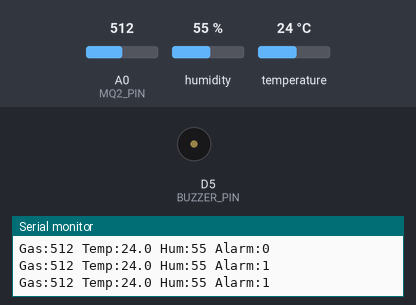
A sketch run on a simulated ESP8266 (Wemos D1 mini). Parts: buzzer (waves = sounding, pin HIGH), the last lines printed to the serial monitor. The inputs (shaded band) are chosen by the test bench; at power-on: A0 (MQ2_PIN) = 512, humidity 55 %, temperature 24 °C.

Above: at 22.9 s.
23.0 s: A0 (MQ2_PIN) set to 408
26.5 s: A0 (MQ2_PIN) set to 391
At 28.4 s:
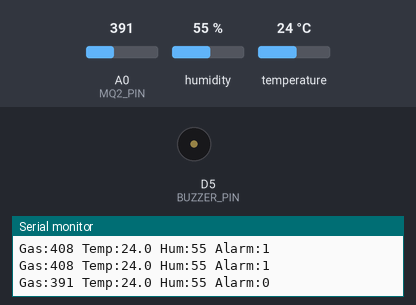
30.0 s: A0 (MQ2_PIN) set to 410
At 30.16 s:
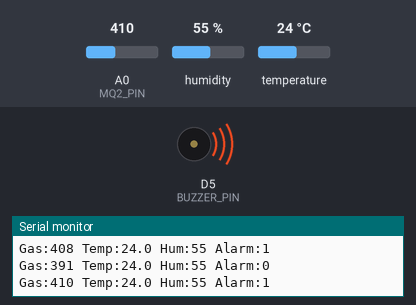
Timing chart, 0 to 39.5 s (numbered marks = the images above; inputs shaded):
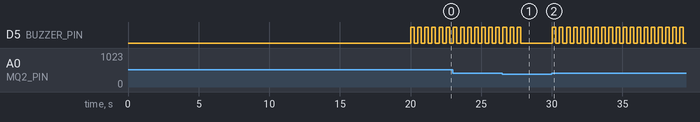

The sketch:

gasdetection_system.ino
```cpp
 #include <ESP8266WiFi.h>
#include <ESP8266WebServer.h>
#include <DHT.h>

// Wi-Fi access point
const char* AP_SSID     = "GasMonitor";
const char* AP_PASSWORD = "12345678";

// Pin configuration
#define MQ2_PIN    A0
#define DHT_PIN    D2
#define DHT_TYPE   DHT11
#define BUZZER_PIN D5

// Settings
int  gasThreshold   = 400;      // raw ADC (0-1023), adjustable from web UI
const unsigned long WARMUP_MS = 20000;   // MQ2 warm-up (ideal: several minutes)
const unsigned long SENSOR_INTERVAL = 2000;

DHT dht(DHT_PIN, DHT_TYPE);
ESP8266WebServer server(80);

int   gasValue = 0;
float temperature = NAN;
float humidity = NAN;
bool  alarmActive = false;
bool  muted = false;
unsigned long lastRead = 0;
unsigned long lastBeep = 0;
bool  beepState = false;

const char PAGE[] PROGMEM = R"rawliteral(
<!DOCTYPE html><html><head>
<meta charset="utf-8">
<meta name="viewport" content="width=device-width,initial-scale=1">
<title>Gas Monitor</title>
<style>
*{box-sizing:border-box}
body{margin:0;padding:18px;min-height:100vh;font-family:'Segoe UI',Roboto,sans-serif;color:#fff;text-align:center;
 background:linear-gradient(135deg,#0f2027,#203a43,#2c5364);background-attachment:fixed;transition:background .6s}
body.alarm{background:linear-gradient(135deg,#3a0d0d,#7a1212,#b71c1c);animation:flash 1s infinite alternate}
body.warm{background:linear-gradient(135deg,#2b1d0e,#5c3a0a,#8a5a00)}
@keyframes flash{from{filter:brightness(.85)}to{filter:brightness(1.2)}}
h2{margin:6px 0 2px;font-size:1.8em;letter-spacing:1px;
 background:linear-gradient(90deg,#00e5ff,#76ff03,#ffea00);-webkit-background-clip:text;background-clip:text;color:transparent}
.sub{opacity:.6;font-size:.85em;margin-bottom:14px}
.wrap{max-width:400px;margin:0 auto}
.card{background:rgba(255,255,255,.09);border:1px solid rgba(255,255,255,.15);
 border-radius:20px;padding:18px;margin:14px 0;box-shadow:0 8px 32px rgba(0,0,0,.35);backdrop-filter:blur(8px)}
.grid{display:grid;grid-template-columns:1fr 1fr;gap:14px}
.grid .card{margin:0}
.lbl{font-size:.85em;opacity:.75;text-transform:uppercase;letter-spacing:1.5px}
.big{font-size:2.2em;font-weight:700;margin-top:6px}
.ico{font-size:1.8em}
.temp{background:linear-gradient(135deg,rgba(255,112,67,.55),rgba(255,64,129,.45))}
.hum{background:linear-gradient(135deg,rgba(0,229,255,.45),rgba(41,121,255,.5))}
.gauge{position:relative;width:200px;height:200px;margin:8px auto}
.gauge svg{transform:rotate(-90deg)}
.gauge .c{position:absolute;inset:0;display:flex;flex-direction:column;align-items:center;justify-content:center}
.gauge .n{font-size:2.8em;font-weight:800}
#arc{transition:stroke-dashoffset .6s,stroke .6s}
.pill{display:inline-block;padding:7px 18px;border-radius:30px;font-weight:700;margin-top:6px;transition:.4s}
.ok{background:#00c853;box-shadow:0 0 16px #00c853aa}
.bad{background:#ff1744;box-shadow:0 0 20px #ff1744;animation:pulse .6s infinite alternate}
.wm{background:#ff9100;box-shadow:0 0 16px #ff9100aa}
@keyframes pulse{to{transform:scale(1.1)}}
.bar{position:relative;height:12px;background:rgba(255,255,255,.15);border-radius:10px;margin:14px 0 6px;overflow:visible}
#fill{height:100%;width:0;border-radius:10px;background:linear-gradient(90deg,#00e676,#ffea00,#ff1744);transition:width .6s}
#mark{position:absolute;top:-5px;width:3px;height:22px;background:#fff;border-radius:2px;box-shadow:0 0 6px #fff}
.row{display:flex;gap:8px;justify-content:center;align-items:center;flex-wrap:wrap;margin-top:10px}
input{width:100px;padding:11px;border-radius:12px;border:2px solid rgba(255,255,255,.25);
 background:rgba(0,0,0,.3);color:#fff;font-size:1em;text-align:center;outline:none}
input:focus{border-color:#00e5ff}
button{padding:11px 22px;border:none;border-radius:12px;font-size:1em;font-weight:700;color:#fff;cursor:pointer;transition:.2s}
button:active{transform:scale(.94)}
.b1{background:linear-gradient(90deg,#00b0ff,#651fff)}
.b2{background:linear-gradient(90deg,#ff9100,#ff1744)}
</style></head><body id="body">
<div class="wrap">
<h2>&#128293; GAS MONITOR</h2>
<div class="sub">Wemos D1 mini &bull; MQ2 + DHT11</div>

<div class="card">
 <div class="lbl">Gas Level</div>
 <div class="gauge">
  <svg width="200" height="200" viewBox="0 0 120 120">
   <circle cx="60" cy="60" r="52" fill="none" stroke="rgba(255,255,255,.12)" stroke-width="10"/>
   <circle id="arc" cx="60" cy="60" r="52" fill="none" stroke="#00e676" stroke-width="10"
    stroke-linecap="round" stroke-dasharray="326.7" stroke-dashoffset="326.7"/>
  </svg>
  <div class="c"><div class="n" id="gas">--</div><div class="lbl">raw</div></div>
 </div>
 <div id="status" class="pill ok">--</div>
 <div class="bar"><div id="fill"></div><div id="mark"></div></div>
 <div class="lbl">Threshold line</div>
</div>

<div class="grid">
 <div class="card temp"><div class="ico">&#127777;&#65039;</div><div class="lbl">Temp</div><div class="big" id="t">--</div></div>
 <div class="card hum"><div class="ico">&#128167;</div><div class="lbl">Humidity</div><div class="big" id="h">--</div></div>
</div>

<div class="card">
 <div class="lbl">Alarm Threshold: <b id="th" style="color:#ffea00">--</b></div>
 <div class="row">
  <input type="number" id="nth" min="0" max="1023" placeholder="0-1023">
  <button class="b1" onclick="setTh()">Set</button>
 </div>
 <div class="row"><button class="b2" id="mb" onclick="mute()">&#128263; Mute</button></div>
</div>
</div>

<script>
const $=id=>document.getElementById(id);
function upd(){
 fetch('/data').then(r=>r.json()).then(d=>{
  $('gas').innerText=d.gas;
  $('t').innerText=d.temp===null?'--':d.temp.toFixed(1)+'\u00B0C';
  $('h').innerText=d.hum===null?'--':d.hum.toFixed(0)+'%';
  $('th').innerText=d.th;
  $('mb').innerHTML=d.muted?'&#128266; Unmute':'&#128263; Mute';
  var p=Math.min(d.gas/1023,1);
  $('arc').style.strokeDashoffset=326.7*(1-p);
  $('fill').style.width=(p*100)+'%';
  $('mark').style.left='calc('+(d.th/1023*100)+'% - 1px)';
  var col=d.warmup?'#ff9100':(d.alarm?'#ff1744':(d.gas>d.th*0.7?'#ffea00':'#00e676'));
  $('arc').style.stroke=col;
  var s=$('status');
  s.className='pill '+(d.warmup?'wm':(d.alarm?'bad':'ok'));
  s.innerText=d.warmup?'\u23F3 Warming up...':(d.alarm?'\u26A0\uFE0F GAS DETECTED!':'\u2705 Air normal');
  $('body').className=d.warmup?'warm':(d.alarm?'alarm':'');
 }).catch(()=>{});
}
function setTh(){fetch('/set?th='+$('nth').value).then(upd)}
function mute(){fetch('/mute').then(upd)}
setInterval(upd,1000);upd();
</script></body></html>
)rawliteral";

void handleRoot() {
  server.send_P(200, "text/html", PAGE);
}

void handleData() {
  String json = "{";
  json += "\"gas\":" + String(gasValue) + ",";
  json += "\"temp\":" + (isnan(temperature) ? String("null") : String(temperature, 1)) + ",";
  json += "\"hum\":"  + (isnan(humidity)    ? String("null") : String(humidity, 0)) + ",";
  json += "\"th\":" + String(gasThreshold) + ",";
  json += "\"alarm\":" + String(alarmActive ? "true" : "false") + ",";
  json += "\"muted\":" + String(muted ? "true" : "false") + ",";
  json += "\"warmup\":" + String(millis() < WARMUP_MS ? "true" : "false");
  json += "}";
  server.send(200, "application/json", json);
}

void handleSet() {
  if (server.hasArg("th")) {
    int v = server.arg("th").toInt();
    gasThreshold = constrain(v, 0, 1023);
  }
  server.send(200, "text/plain", "OK");
}

void handleMute() {
  muted = !muted;
  server.send(200, "text/plain", "OK");
}

void readSensors() {
  // average 5 ADC samples
  long sum = 0;
  for (int i = 0; i < 5; i++) { sum += analogRead(MQ2_PIN); delay(2); }
  gasValue = sum / 5;

  float t = dht.readTemperature();
  float h = dht.readHumidity();
  if (!isnan(t)) temperature = t;
  if (!isnan(h)) humidity = h;

  bool warming = millis() < WARMUP_MS;
  alarmActive = !warming && (gasValue >= gasThreshold);
  if (!alarmActive) muted = false;   // re-arm when air is clear
}

void updateBuzzer() {
  if (alarmActive && !muted) {
    if (millis() - lastBeep >= 250) {
      lastBeep = millis();
      beepState = !beepState;
      digitalWrite(BUZZER_PIN, beepState);
    }
  } else {
    beepState = false;
    digitalWrite(BUZZER_PIN, LOW);
  }
}

void setup() {
  Serial.begin(115200);
  pinMode(BUZZER_PIN, OUTPUT);
  digitalWrite(BUZZER_PIN, LOW);
  dht.begin();

  WiFi.mode(WIFI_AP);
  WiFi.softAP(AP_SSID, AP_PASSWORD);
  Serial.print("AP IP: ");
  Serial.println(WiFi.softAPIP());   // default 192.168.4.1

  server.on("/", handleRoot);
  server.on("/data", handleData);
  server.on("/set", handleSet);
  server.on("/mute", handleMute);
  server.begin();
}

void loop() {
  server.handleClient();

  if (millis() - lastRead >= SENSOR_INTERVAL) {
    lastRead = millis();
    readSensors();
    Serial.printf("Gas:%d Temp:%.1f Hum:%.0f Alarm:%d\n",
                  gasValue, temperature, humidity, alarmActive);
  }

  updateBuzzer();
}
```

Measured:
- the behaviour switches between 400 and 399 on A0 (MQ2_PIN) (found by bisection; images 0 and 1)
- after the input at 26.5 s, D5 (BUZZER_PIN): goes on until 27.8 s, then stays LOW
- after the input at 30.0 s, D5 (BUZZER_PIN): alternates HIGH for 0.25 s and LOW for 0.25 s, starting at once
